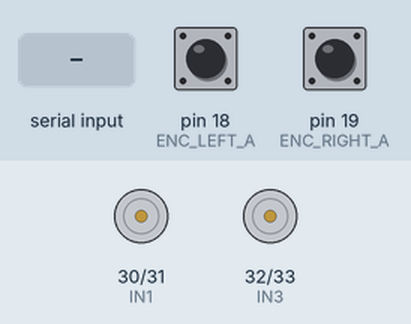
Recording of a sketch running on a simulated Arduino Mega 2560, built with avr-gcc and run on an emulated ATmega2560. Shown: motor-driver pin pairs drawn as motors (green arrow = first pin HIGH = forward, orange = second pin HIGH = backward, longer = more drive, scaled by the enable pin). The test bench sets the inputs (shaded band); at power-on: pin 18 (ENC_LEFT_A) HIGH, pin 19 (ENC_RIGHT_A) HIGH. What the sketch prints to the serial monitor is not drawn.

Above: at 1.7 s.
1.8 s: "90,45\n" received over Serial
At 2.2 s:
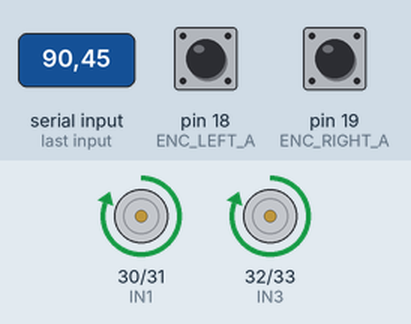
3.8 s: "1,90\n" received over Serial
At 4.2 s:
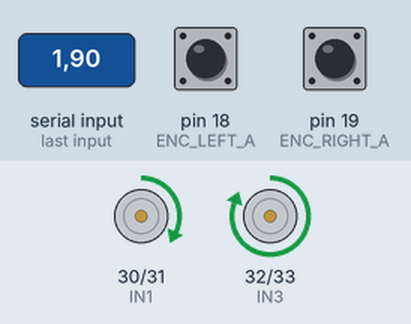
5.8 s: "30,150\n" received over Serial
At 6.05 s:
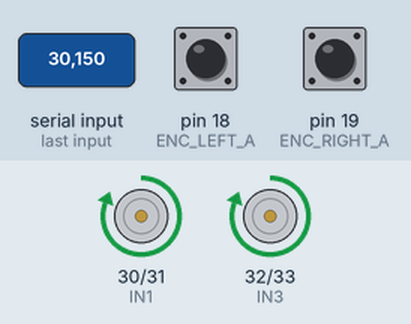
Timing chart, 0 to 8.8 s (numbered marks = the images above; inputs shaded):
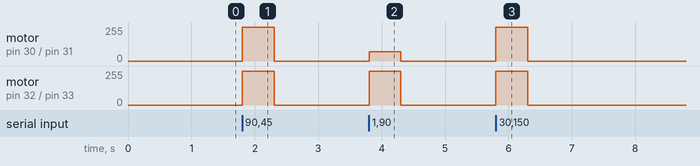

Measured:
- after the input at 1.8 s, motor on pin 30 (IN1) / pin 31 (IN2), motor on pin 32 (IN3) / pin 33 (IN4): stopped → forward 255/255 at once, → stopped 0.50 s later
- after the input at 3.8 s, motor on pin 30 (IN1) / pin 31 (IN2): stopped → forward 70/255 at once, → stopped 0.50 s later; motor on pin 32 (IN3) / pin 33 (IN4): stopped → forward 255/255 at once, → stopped 0.50 s later
- after the input at 5.8 s, motor on pin 30 (IN1) / pin 31 (IN2), motor on pin 32 (IN3) / pin 33 (IN4): stopped → forward 255/255 at once, → stopped 0.50 s later

The sketch:

robot_pid.ino
```cpp
// ======================
// MOTOR PINS (L298) — MEGA 2560 SAFE VERSION
#define IN1 30
#define IN2 31
#define ENA 9
#define IN3 32
#define IN4 33
#define ENB 11

// ======================
// ENCODER PINS
#define ENC_LEFT_A 18
#define ENC_LEFT_B 4
#define ENC_RIGHT_A 19
#define ENC_RIGHT_B 5

// ======================
#define TICKS_PER_REV 234.0
#define MAX_SPEED     20.0     // ← rad/s — your motor's working max speed
#define MAX_PWM       255.0
#define Kff           (MAX_PWM / MAX_SPEED)  // = 12.75 automatically
#define MIN_PWM       60

volatile long ticks_left  = 0;
volatile long ticks_right = 0;
long prev_ticks_left  = 0;
long prev_ticks_right = 0;
unsigned long last_time    = 0;
unsigned long last_cmd_time = 0;
const unsigned long CMD_TIMEOUT_MS = 500;

// ======================
// PID GAINS
float Kp = 1.0;    // start low — feedforward does most of the work
float Ki = 0.0;    // small integral to fix steady-state error
float Kd = 0.0;    // keep zero until stable

float target_vel_left  = 0;
float target_vel_right = 0;
float integral_left    = 0;
float integral_right   = 0;
float prev_error_left  = 0;
float prev_error_right = 0;

// ======================
void leftEncoderISR() {
  bool A = digitalRead(ENC_LEFT_A);
  bool B = digitalRead(ENC_LEFT_B);
  if (A ^ B) ticks_left++;
  else       ticks_left--;
}

void rightEncoderISR() {
  bool A = digitalRead(ENC_RIGHT_A);
  bool B = digitalRead(ENC_RIGHT_B);
  if (A ^ B) ticks_right++;
  else       ticks_right--;
}

// ======================
float computePID(float target, float measured,
                 float &integral, float &prev_error, float dt) {
  float error      = target - measured;
  integral        += error * dt;
  integral         = constrain(integral, -50, 50);  // anti-windup
  float derivative = (error - prev_error) / dt;
  prev_error       = error;
  return Kp * error + Ki * integral + Kd * derivative;
}

// ======================
void moveMotors(float pwmLeft, float pwmRight) {

  // Map PID output (0-255) to real motor range (MIN_PWM-255)
  // This avoids sudden jumps
  auto applyDeadZone = [](float pwm) -> int {
    if (fabs(pwm) < 1.0) return 0;   // true zero — stop motor
    // scale: small PID output → MIN_PWM, full PID output → 255
    int mapped = (int)(MIN_PWM + (fabs(pwm) / 255.0) * (255 - MIN_PWM));
    return constrain(mapped, MIN_PWM, 255);
  };

  int absLeft  = applyDeadZone(pwmLeft);
  int absRight = applyDeadZone(pwmRight);

  if      (pwmLeft  > 0) { digitalWrite(IN1, HIGH); digitalWrite(IN2, LOW);  }
  else if (pwmLeft  < 0) { digitalWrite(IN1, LOW);  digitalWrite(IN2, HIGH); }
  else                   { digitalWrite(IN1, LOW);  digitalWrite(IN2, LOW);  }

  if      (pwmRight > 0) { digitalWrite(IN3, HIGH); digitalWrite(IN4, LOW);  }
  else if (pwmRight < 0) { digitalWrite(IN3, LOW);  digitalWrite(IN4, HIGH); }
  else                   { digitalWrite(IN3, LOW);  digitalWrite(IN4, LOW);  }

  analogWrite(ENA, absLeft);
  analogWrite(ENB, absRight);
}
// ======================
void readCommand() {
  if (Serial.available()) {
    String input = Serial.readStringUntil('\n');
    int commaIndex = input.indexOf(',');
    if (commaIndex > 0) {
      target_vel_left  = input.substring(0, commaIndex).toFloat();
      target_vel_right = input.substring(commaIndex + 1).toFloat();
      last_cmd_time    = millis();

      if (target_vel_left  == 0) { integral_left  = 0; prev_error_left  = 0; }
      if (target_vel_right == 0) { integral_right = 0; prev_error_right = 0; }
    }
  }
}

// ======================
void sendFeedback(unsigned long now) {
  float dt = (now - last_time) / 1000.0;
  if (dt <= 0) return;

  noInterrupts();
  long t_left  = ticks_left;
  long t_right = ticks_right;
  interrupts();

  float pos_left  = -(t_left  / TICKS_PER_REV) * 2.0 * PI;
  float pos_right = -(t_right / TICKS_PER_REV) * 2.0 * PI;

  long d_left  = t_left  - prev_ticks_left;
  long d_right = t_right - prev_ticks_right;

  float vel_left  = -(d_left  / TICKS_PER_REV) * 2.0 * PI / dt;
  float vel_right = -(d_right / TICKS_PER_REV) * 2.0 * PI / dt;

  if (fabs(vel_left)  < 0.05) vel_left  = 0;
  if (fabs(vel_right) < 0.05) vel_right = 0;

  float pwm_left  = 0;
  float pwm_right = 0;

  if (target_vel_left != 0) {
    float ff_left  = Kff * target_vel_left;              // feedforward
    float pid_left = computePID(target_vel_left, vel_left,
                                integral_left, prev_error_left, dt);
    pwm_left = constrain(ff_left + pid_left, -255, 255); // combined
  }

  if (target_vel_right != 0) {
    float ff_right  = Kff * target_vel_right;
    float pid_right = computePID(target_vel_right, vel_right,
                                 integral_right, prev_error_right, dt);
    pwm_right = constrain(ff_right + pid_right, -255, 255);
  }

  moveMotors(pwm_left, pwm_right);

  prev_ticks_left  = t_left;
  prev_ticks_right = t_right;
  last_time        = now;

  Serial.print(pos_left,  4); Serial.print(",");
  Serial.print(pos_right, 4); Serial.print(",");
  Serial.print(vel_left,  4); Serial.print(",");
  Serial.println(vel_right, 4);
}

// ======================
void setup() {
  Serial.begin(115200);
  Serial.setTimeout(10);
  delay(500);

  pinMode(IN1, OUTPUT); pinMode(IN2, OUTPUT); pinMode(ENA, OUTPUT);
  pinMode(IN3, OUTPUT); pinMode(IN4, OUTPUT); pinMode(ENB, OUTPUT);

  pinMode(ENC_LEFT_A,  INPUT_PULLUP); pinMode(ENC_LEFT_B,  INPUT_PULLUP);
  pinMode(ENC_RIGHT_A, INPUT_PULLUP); pinMode(ENC_RIGHT_B, INPUT_PULLUP);

  attachInterrupt(digitalPinToInterrupt(ENC_LEFT_A),  leftEncoderISR,  CHANGE);
  attachInterrupt(digitalPinToInterrupt(ENC_RIGHT_A), rightEncoderISR, CHANGE);

  last_time     = millis();
  last_cmd_time = millis();
}

// ======================
void loop() {
  readCommand();
  unsigned long now = millis();

  if (millis() - last_cmd_time > CMD_TIMEOUT_MS) {
    target_vel_left = 0; target_vel_right = 0;
    integral_left   = 0; integral_right   = 0;
    moveMotors(0, 0);
  }

  if (now - last_time >= 50) {
    sendFeedback(now);
  }
}
```
